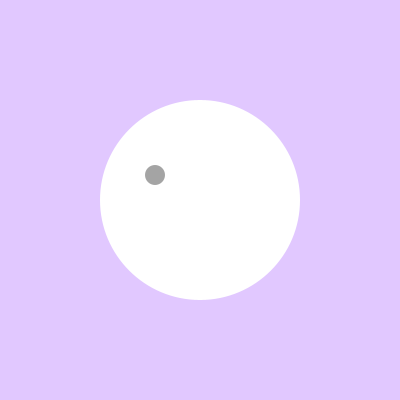
Frame 1 (no input)
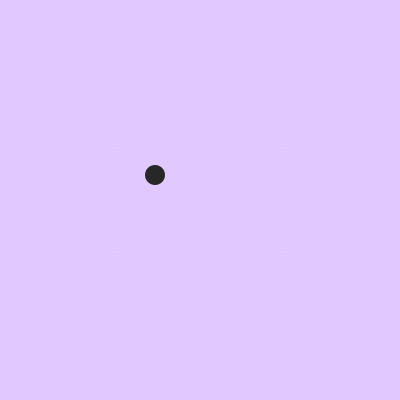
Frame 60 (the mouse pressed at the canvas centre just before this capture)
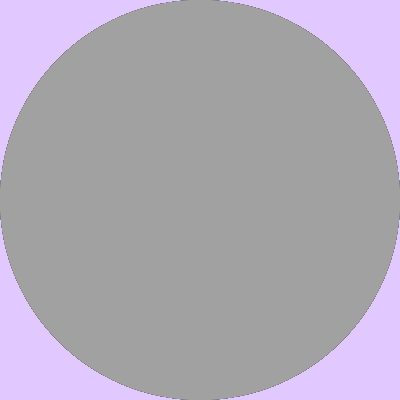
Frame 120 (the mouse held since frame 60 and released just before this capture)

The Processing sketch that drew these frames (run headless with seeded random() and noise(); from frame 60 on, the mouse is pressed at the canvas centre):

// Processing sketch: processing_92586
// ── processing_92586.pde

void setup() {
  size(400, 400);
  background(225, 200, 255);
  smooth();
  frameRate(5);
  
  
}

void draw() {
  int x = width/2;
  int d = height/2;
  noStroke();
  ellipse (x, d, d, d);
  fill (random (255));
  ellipse (155, 175, 20, 20);
  fill (255);
  
  if(dist(x,d, mouseX, mouseY) < d/2){
    fill (random (255));
  }else{
    fill (225, 200, 255, 100);
  }
    
    if (mousePressed){
      ellipse(x,d,d*2,d*2);

  } 
  
  
}
